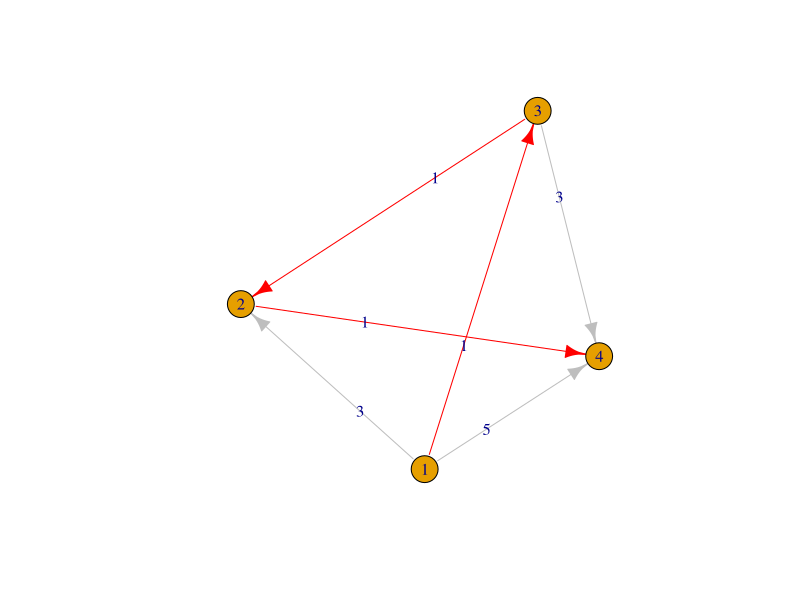

The R source for this figure:
# Основная функция
Dijkstra <- function(Matr, v1, v2){
  
  # Загрузка пакета
  install.packages('igraph')
  library('igraph')
  
  # Функция проверки на то, есть ли путь(ребро) к вершине и не посещена ли она
  shortest_ind <- function(shortest_dist, expl_v){
    min <- Inf
    m <- ""
    for (i in 1:length(expl_v)){
      if ((shortest_dist[i] < min) & (expl_v[i] == 0)){
        m <- i
        min <- shortest_dist[i]
      }
    }
    # индекс ближайшей доступной вершины
    return(m)
  }
  
  # Количество вершин
  n <- ncol(Matr)

  # Сканирование входных данных на предмет ошибок
  if (!(v1 %in% (1:n)) || !(v2 %in% (1:n))){
    stop("Такой вершины не существует")
  }
  else if (!(is.numeric(v1) || !(is.numeric(v2)))){
    stop("Вершина должна задаваться числом")
  }
  else if (v1 == v2) {
    stop("Введите разные вершины")
  }
  
  
  # Длины путей(веса ребёр) от начального ребра к соответствующим вершинам
  shortest_dist <- Matr[v1, ]
  
  # expl_v используется для указания того, рёбра от каких вершин мы рассмотрели
  expl_v <- rep(0, n)
  expl_v[v1] <- 1
  
  # на каждой итерации в vis_v записывается те вершины, пути к которым были 
  #доступны из рассматриваемой вершины
  vis_v <- rep(0, n)
  vis_v[(Matr[v1, ] != Inf)] <- v1
  
  # пока количество рассмотренных вершин не равно количеству доступных для 
  #рассмотрения вершин 
  while (sum(expl_v) != length(expl_v)){
    
    #k <- индекс ближайшей доступной вершины
    k <- shortest_ind(shortest_dist, expl_v)
    
    if (k == "") {
      break
    }
    
    # На успешной итерации(если сработал if) в shortest_dist обновляются длины 
    #кратчайших путей от начальной вершины до всех вершин, доступных для посещения
    for (i in (1:n)) {
      if (shortest_dist[i] > (shortest_dist[k] + Matr[k, i])){
        shortest_dist[i] <- shortest_dist[k] + Matr[k, i]
        vis_v[i] <- k
      }
      expl_v[k] <- 1
    }
  }
  
  # Проверяем, есть ли путь к конечной вершине и строим путь, если он есть, 
  #или устанавливаем путь Inf, если пути нет
  if (vis_v[v2] != 0){
    path <- v2
    # Если вершины связаны напрмую, то выводим v1, v2 и всё
    if (vis_v[v2] == v1){
      path <- c(v1, v2)
    }
    else{
      # В каждой итерации цикла значение vis_v для текущей вершины (v2) 
      #заменяется на значение vis_v для предыдущей вершины,
      #затем эта предыдущая вершина добавляется в начало массива path
      while (vis_v[v2] != v1){
        vis_v[v2] <- vis_v[path[1]]
        path <- c(vis_v[v2], path)
      }
    }
  }
  # Если невозможно было дойти до конечной вершины - выводится path=Inf
  else{
    path <- Inf
  }
  #Длина пути
  length = shortest_dist[v2]
  
  # Рисование графа и кратчайшего пути
  set.seed(42)
  g <- Matr
  g[g == Inf] <- 0
  a <- graph.adjacency(g, mode = "directed", weighted = T)
  E(a)$color <- 'grey'
  for(i in 1:length(path)-1){
    E(a)[path[i]%--%path[i+1]]$color <- 'red'
  }
  plot(a, edge.label = c(t(g)[t(g) != 0]))
    
  answer <- list(length, path)
  return(answer)
}


Matr <- matrix(0, nrow = 4, ncol = 4)
Matr[1,] <- c(Inf, 3, 1, 5)
Matr[2,] <- c(Inf, Inf, Inf, 1)
Matr[3,] <- c(Inf, 1, Inf, 3)
Matr[4,] <- c(Inf, Inf, Inf, Inf)


func_res <- Dijkstra(Matr, 1, 4)
cat('Длина пути(количество посещённых ребер):', 
    func_res[[1]], '\n', 'Путь(перечисленные вершины):', func_res[[2]], '\n')
